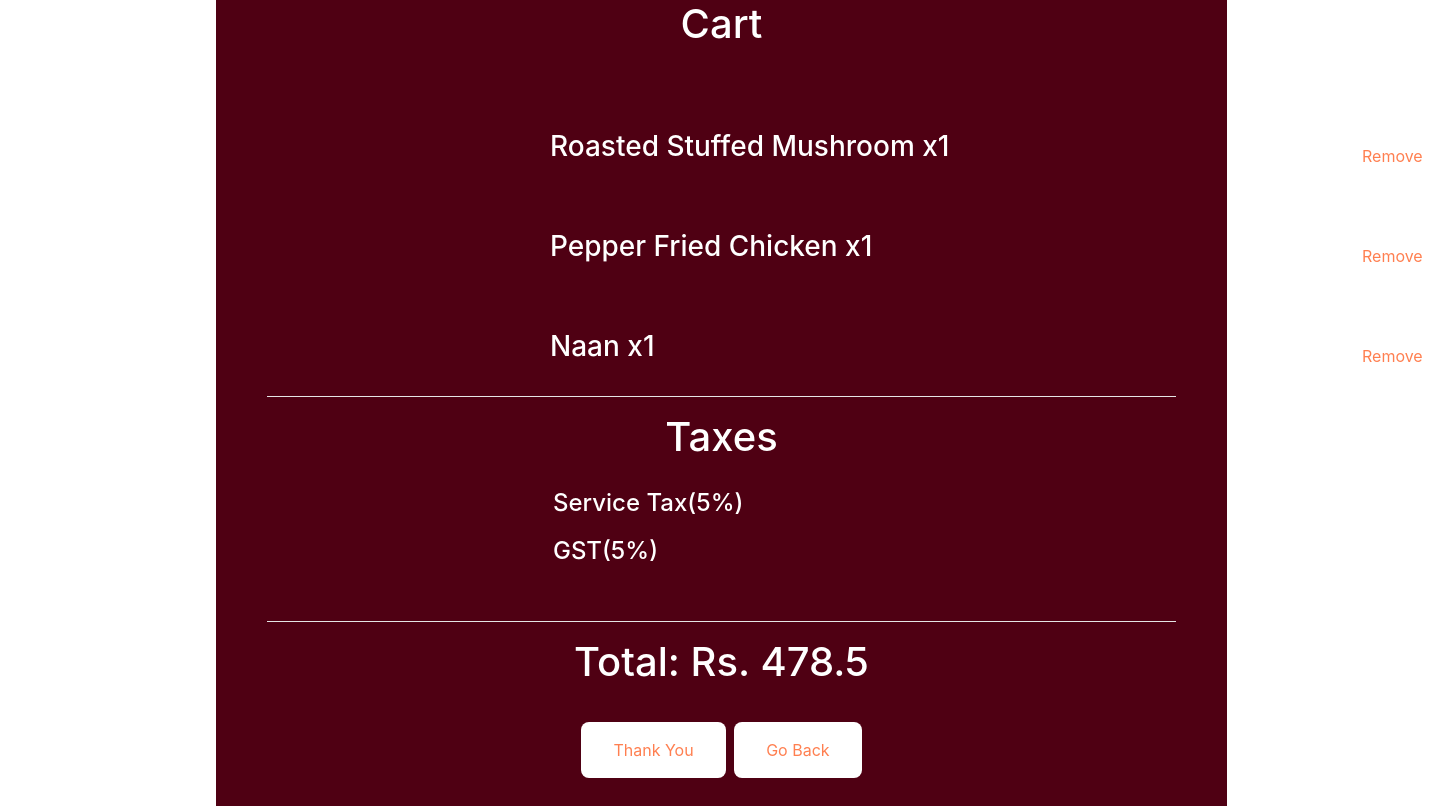
The page /cart on the database its author committed.
### iiot_rest.py (models this page shows)
class Food(db.Model):
    id = db.Column(db.Integer, primary_key=True)
    name = db.Column(db.String(30),unique=True,nullable=False)
    desc = db.Column(db.Text,nullable=True)
    price = db.Column(db.Integer)
    order_items = db.relationship('Order', backref='food_id', lazy=True)

### iiot_rest.py (the view, shortened to what this page needs)
@app.route("/cart",methods=["GET" , "POST"])
def cart():
    order_items = Order.query.all()
    dic = {}
    for x in order_items:
        item = Food.query.filter_by(id = x.order_id).first()
        if(item.name not in dic):
            dic[item.name] = [item.id,1,item.price]
        else:
            dic[item.name] = [item.id,dic[item.name][1]+1,item.price]
    print(dic)
    return render_template('cart.html',food=dic)

### templates/cart.html (shortened to what this page needs)
<!DOCTYPE html>
<html lang="en">
<head>
    <link rel="stylesheet" href="https://stackpath.bootstrapcdn.com/bootstrap/4.3.1/css/bootstrap.min.css">
</head>
<body>
{% set ns = namespace(total=0) %}
<div style="background-color:#4f0013;height:100%;width:70%;margin: auto;text-align:center;">
    <h1 style="color: white;">Cart</h1>
<br>
{% for f in food %}
    <div style="padding:50px;margin= 20px;width:50%;margin: auto;">
        {% set q=food[f][1] %}
        {% set p=food[f][2] * food[f][1] %}
        {% set ns.total = ns.total+p %}
        <h3 style="position: absolute;left: 550px;color:white;">{{ f }}  x{{q}}</h3>
        <h3 style="position: absolute;left: 1250px;color:white;"> {{ p }}</h3>
        <form action="" method="POST" ><button style="position: absolute;left: 1350px;background-color: white;padding:10px;
  "class="button button3" type="submit" name="remove" value="{{  food[f][0]  }}">Remove</button></form>
     </div>
{% endfor %}
    <hr size="" width="90%" color="white">
    <h1 style="color: white;">Taxes</h1>
    <div style="padding:20px;margin= 20px;width:50%;margin: auto;">
    <h4 style="position: absolute;left: 553px;color:white;">Service Tax(5%)</h4>
        <h4 style="position: absolute;left: 1253px;color:white;">{{0.05*ns.total}}</h4>
        <br>
        <br>
    <h4 style="position: absolute;left: 553px;color:white;">GST(5%)</h4>
        <h4 style="position: absolute;left: 1253px;color:white;">{{0.05*ns.total}}</h4>
        {% set ns.total = ns.total+0.1*ns.total %}
    </div>
    <br>
    <br>
    <hr size="" width="90%" color="white">
<h1 style="color:white;">Total: Rs. {{ns.total}}</h1>
<br>
<a href=home><button class="button button3">Thank You</button></a>
<a href=menu><button class="button button3">Go Back</button></a>
    <div style="padding=30px"><br></div>
    </div>
</body>
</html>

### templates/cart.html (style rules this page uses)
body { background-image: url('https://wallpaperaccess.com/full/1317021.jpg'); height: 100%; background-position: center; background-size: cover; background-repeat: no-repeat; background-attachment: fixed; }
.button { background-color: white; border: none; color: coral; padding: 16px 32px; text-align: center; text-decoration: none; display: inline-block; font-size: 16px; margin: 4px 2px; transition-duration: 0.4s; cursor: pointer; border-radius: 8px; }

### rows shown on the page
Food: name "Roasted Stuffed Mushroom", q "1"
Food: name "Pepper Fried Chicken", q "1"
Food: name "Naan", q "1"

### other values the page prints
{{ ns.total }} "478.5"
